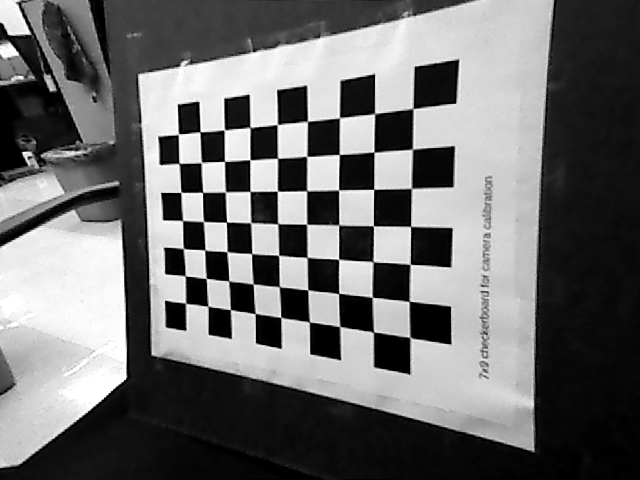
#> input picture p1_data/checkerboard.png, 640 x 480 px
$ jupyter execute p1_extrinsics.ipynb
#> lines starting #> are read from the running program, lines starting #| are printed output that depends on the picture; long printed decimals are rounded
[cell 1]
import numpy as np
import cv2
import matplotlib.pyplot as plt

# For reproducible random results.
np.random.seed(789)

# The following utility functions are provided for your convenience.
# You may use them in your solution, or you may write your own.
# Do not alter them, and please read the docstrings carefully.
K = np.array([[471.14628085,  -4.94771211, 295.13159043], [0., 436.71106326, 240.96582594], [0., 0., 1.]])
SQUARE_SIZE = 0.0205

## Problem 1.1

[cell 2]
# Read the image from file
img_path = "p1_data/checkerboard.png"
image = cv2.imread(img_path, 0)
#> image is the input picture: shape (480, 640); min 0, max 255, mean 109.2

# Plot Corners on top of image
fig = plt.figure()
ax = plt.subplot()
ax.imshow(image, cmap="gray")
ax.set_ylabel("v")
ax.set_xlabel("u")

# 1) Find the corner locations of the chessboard in image space.
#    Hint: Use the function cv2.findChessboardCorners(image, (num_corners_x, num_corners_y))
#    Hint: findChessboardCorners outputs pixel coordinates!
# 2) Plot their location in image space over top of the image.
#    Hint: use ax.plot(...) -- should be one line!
#    Hint: This should only be 1 line of code!

ncorners_y = 7
ncorners_x = 9
# --------- YOUR CODE STARTS HERE ---------------
# dimensions of corners[1] has shape (N, 1, 2), where N is number of corners, 2 is (u, v)
corners = cv2.findChessboardCorners(image, (ncorners_x, ncorners_y))
ax.plot(corners[1][:, 0, 0], corners[1][:, 0, 1], 'ro', markersize=5)
# --------- YOUR CODE ENDS HERE -----------------
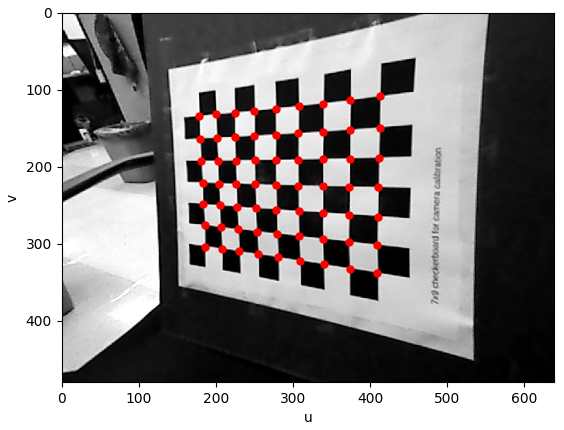
#> figure drawn by matplotlib, 1 panel

## Problem 1.2

[cell 3]
# 1)  Compute the homography, H.
#     1.a) Use the SQUARE_SIZE, and the dimensions of the grid above to
#             to create a the array P = [[X_0, Y_0, 1], .... [X_n, Y_n, 1]].
#             P should have shape (63, 3).
#          Hint: Use np.meshgrid to generate the X, Y coordinates, and
#             array.reshape and np.hstack to form the final matrix.
#     1.b) Form the M matrix outlined in the write-up!
#     1.c) Use np.linalg.svd(M) to solve for the nullspace of M and recover H.
#          Hint: np.linalg.svd(M) returns V.T.
#          Hint: Use <array>.reshape(3, 3) to give H the proper dimensions.
# 2)  Compute the camera pose rotation, R, and translation, t.
#     2.a) Compute KinvH = inv(K) @ H.
#          Hint: Use np.linalg.inv().
#     2.b) Normalize the values of KinvH to it's first column.
#          Hint: Use np.linalg.norm() and the / operator.
#     2.c) Compute r0, r1, r2, and t as outlined in the write-up.
#          Hint: Use np.cross().
#     2.d) Form R from r0, r1, and r2.
#          Hint: Use np.column_stack()

# --------- YOUR CODE STARTS HERE ---------------
x = np.arange(ncorners_x)
y = np.arange(ncorners_y)
X, Y = np.meshgrid(x, y)

# Flatten and scale by SQUARE_SIZE
X_flat = (X.flatten() * SQUARE_SIZE).reshape(-1, 1)
Y_flat = (Y.flatten() * SQUARE_SIZE).reshape(-1, 1)

# Stack to form P
P = np.hstack((X_flat, Y_flat, np.ones((ncorners_x * ncorners_y, 1))))

# Form M matrix
num_corners = ncorners_x * ncorners_y
M = np.zeros((2 * num_corners, 9))
for i in range(num_corners):
    X_i, Y_i, _ = P[i]
    u_i, v_i = corners[1][i, 0]
    M[2 * i] = [-X_i, -Y_i, -1, 0, 0, 0, u_i * X_i, u_i * Y_i, u_i]
    M[2 * i + 1] = [0, 0, 0, -X_i, -Y_i, -1, v_i * X_i, v_i * Y_i, v_i]
#> this loop made 63 passes
#> (u_i, v_i) on passes 1 to 12: (409.8, 337.3), (373.6, 332.3), (339.8, 326.5), (309.5, 322.1), (280.7, 317.3), (255.2, 313.5), (230.4, 309.6), (208, 306.1), (185.6, 303.4), (409.2, 301.4), (372.3, 297.2), (338.7, 293.5)
# Solve for H using SVD
U, S, Vt = np.linalg.svd(M)
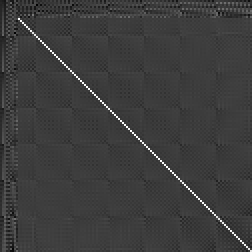
#> U: shape (126, 126) float64 (shown 2 times larger); min -0.311, max 0.977, mean -0.000719; drawn with min black and max white
#> S = [2990.4, 154.2, 120.2, 7.85, 1.56, 0.38, 0.113, 0.094, 0.00268]
# Choose the last row of Vt (corresponding to smallest singular value)
H = Vt[-1].reshape(3, 3)
#> H = [[0.424, 0.0786, -0.181], [-0.195, 0.849, -0.15], [-0.00096, 0.000227, -0.000443]]

# Compute KinvH
Kinv = np.linalg.inv(K)
KinvH = Kinv @ H
#> KinvH = [[0.0015, 4.38e-05, -0.000108], [8.22e-05, 0.00182, -9.82e-05], [-0.00096, 0.000227, -0.000443]]
# Normalize KinvH
norm_factor = np.linalg.norm(KinvH[:, 0])
#> norm_factor = 0.00178
KinvH_normalized = KinvH / norm_factor
#> KinvH_normalized = [[0.842, 0.0246, -0.0604], [0.0461, 1.02, -0.055], [-0.538, 0.127, -0.248]]
# Extract r0, r1, r2, and t
r0 = KinvH_normalized[:, 0]
#> r0 = [0.842, 0.0461, -0.538]
r1 = KinvH_normalized[:, 1]
#> r1 = [0.0246, 1.02, 0.127]
r2 = np.cross(r0, r1)
#> r2 = [0.554, -0.12, 0.857]
t = KinvH_normalized[:, 2]
#> t = [-0.0604, -0.055, -0.248]
# Form R
R = np.column_stack((r0, r1, r2))
#> R = [[0.842, 0.0246, 0.554], [0.0461, 1.02, -0.12], [-0.538, 0.127, 0.857]]
print("Rotation matrix R:\n", R)
#| Rotation matrix R:
#|  [[ 0.8416  0.02457  0.5545]
#|  [ 0.04607  1.019 -0.1203]
#|  [-0.5381  0.1272  0.8569]]
print("Translation vector t:\n", t)
#| Translation vector t:
#|  [-0.06042 -0.05505 -0.2484]
# --------- YOUR CODE ENDS HERE -----------------

## Problem 1.3

[cell 4]
# 1) Finish the transform_world_to_camera function which uses
#       the given K, and the R and t that you calculated!.
#    Hint: You'll need to use some equations from the write-up.

def transform_world_to_camera(K, R, t, world_coords):
    """
    Args:
        K: np.array with shape (3, 3), camera intrinsics matrix.
        R: np.array with shape (3, 3), camera rotation.
        t: np.array with shape (3, ) or (3, 1), camera translation.
        world_coords: np.array with shape (N, 3), cartesian coordinates (X, Y, Z)
            in world frame to transform into camera pixel space.
    Return:
        uv: np.array with shape (N, 2), with (u, v) coordinates of that are
            the projections of the the world_coords on the image plane.
    """
    # --------- YOUR CODE STARTS HERE ---------------
    uv_homogeneous = K @ (R @ world_coords.T + t.reshape(3, 1))  # Shape (3, N)
    uv = (uv_homogeneous[:2, :] / uv_homogeneous[2, :]).T  # Shape (N, 2)
#> uv = 63 pairs, first value 178 to 412.8, second value 108.9 to 337.8
    # --------- YOUR CODE ENDS HERE -----------------
    return uv

ax = plt.subplot()
ax.imshow(image, cmap="gray")
ax.set_xlabel("u")
ax.set_ylabel("v")

# 2) Project the global coordinates of the corners that you calculated
#       earlier back onto the image using transform_world_to_camera.
#    Hint: The input world_coords should have shape (63, 3)
#    Hint: Use the Xs and Ys you got earlier and set Zs = 0.
#    Hint: You may need to change some of the variable names at the bottom
#       of this cell to match the names that you used above!

# --------- YOUR CODE STARTS HERE ---------------
uv_projected = transform_world_to_camera(K, R, t, np.hstack((P[:, :2], np.zeros((P.shape[0], 1)))))
#> uv_projected has the same summary as uv in transform_world_to_camera
ax.plot(corners[1][:, 0, 0], corners[1][:, 0, 1], 'ro', markersize=5, label='Actual')
ax.plot(uv_projected[:, 0], uv_projected[:, 1], 'go', markersize=5, label='Projected')
ax.legend()
# --------- YOUR CODE ENDS HERE -----------------
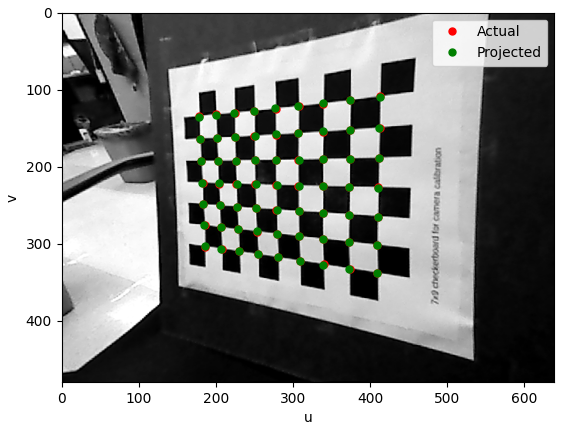
#> figure drawn by matplotlib, 1 panel

## Project Anything!
Try using your the camera pose you computed to project our secret point cloud (defined in world coordinates) onto the camera frame!

[cell 5]
ax = plt.subplot()
ax.imshow(image, cmap="gray")
ax.set_xlabel("u")
ax.set_ylabel("v")

# Load the secrect point cloud from file!
point_cloud_secret = np.load("p1_data/secret.npy")
#> (reads p1_data/secret.npy from the repository)

# NOTE: Uncomment the lines below when you've finished everything else!
uv_secret = transform_world_to_camera(K, R, t, point_cloud_secret)
#> uv_secret = 1000 pairs, first value 152.3 to 492.4, second value 227.6 to 317.5
ax.scatter(uv_secret[:, 0], uv_secret[:, 1], s=0.5, c="b")
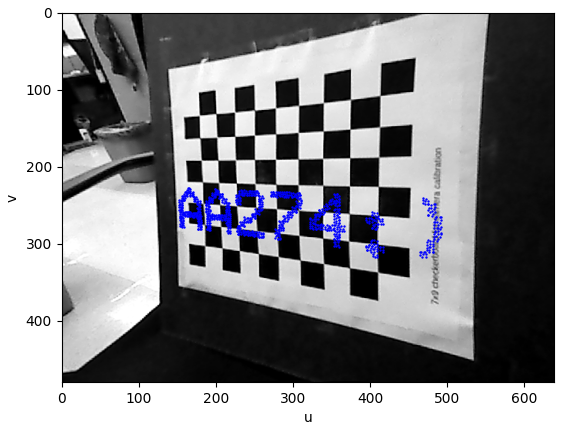
#> figure drawn by matplotlib, 1 panel
